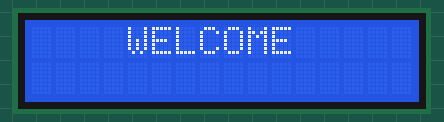
The sketch below on a simulated Arduino Uno, built with avr-gcc and run on an emulated ATmega328P. Shown: 16×2 character LCD.

Above: at 0.1 s.
At 1.1 s:
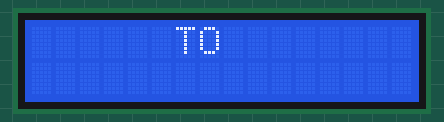
At 2.1 s:
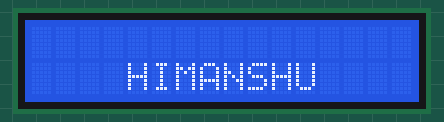
At 3.1 s:
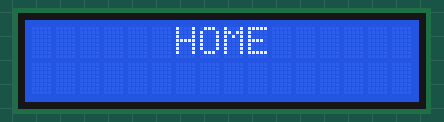
At 4.2 s:
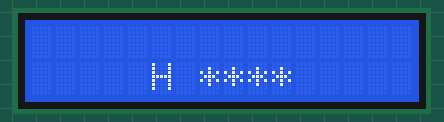
At 6.2 s:
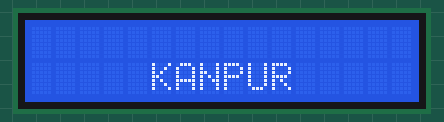

Measured:
- by itself, everything shown: repeats every 7.1 s, in 8 steps
- what the display in image 1 shows lasts 1.0 s, from 1.1 s to 2.1 s

The sketch:

DISPLAY.ino
```cpp
//GND-GND
//VCC-5V SUPPLY POWER
//SDA- A4
//SCL-A5
#include<Wire.h>
#include <LiquidCrystal_I2C.h>
LiquidCrystal_I2C lcd(0x27,16,2);  // set the LCD address to 0x3F for a 16 chars and 2 line display

void setup() {
  lcd.init();
  lcd.clear();
  lcd.backlight();      // Make sure backlight is on

  // Print a message on both lines of the LCD.

}

void loop() {
  lcd.setCursor(4,0);   //Set cursor to character 2 on line 0
  lcd.print("WELCOME");
  delay(1000);
  lcd.clear();

  lcd.setCursor(6,0);   //Set cursor to character 2 on line 0
  lcd.print("TO");
  delay(1000);
  lcd.clear();

  lcd.setCursor(4,1);   //Move cursor to character 2 on line 1
  lcd.print("HIMANSHU");
  delay(1000);
  lcd.clear();
  lcd.setCursor(6,0);   //Move cursor to character 2 on line 1
  lcd.print("HOME");
  delay(1000);
  lcd.clear();
    lcd.setCursor(5,1);   //Move cursor to character 2 on line 1
  lcd.print("H ****");
  delay(1000);
  lcd.clear();

  lcd.setCursor(4,1);   //Move cursor to character 2 on line 1
  lcd.print("KALYANPUR");
  delay(1000);
  lcd.clear();

  lcd.setCursor(5,1);   //Move cursor to character 2 on line 1
  lcd.print("KANPUR");
  delay(1000);
  lcd.clear();
}
```
